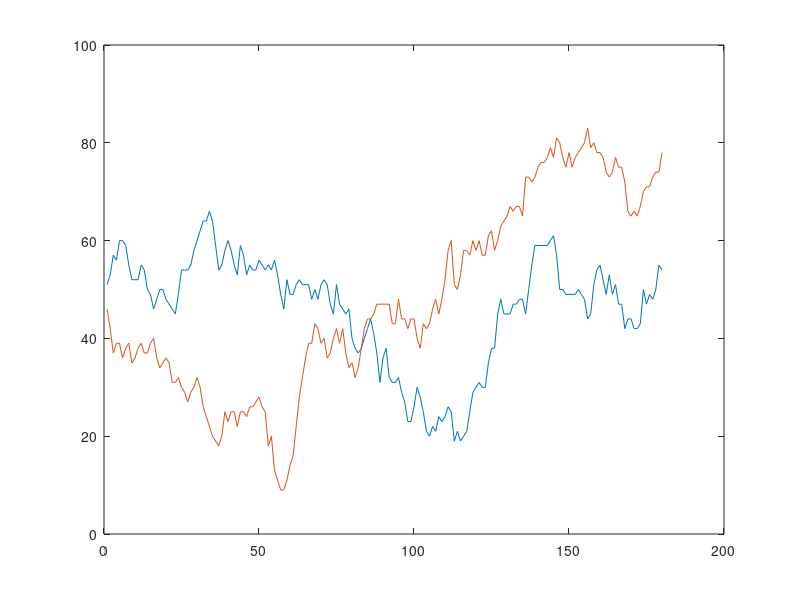

This figure's MATLAB source:
clear;
close all;

t = 180;
v = zeros(t,2);
decay = 0.9836;
%decay = 0.95;

theta = 50;
driftsigma = 2.8;

v(1,1) = round(normrnd(theta,4));
v(1,2) = round(normrnd(theta,4));

data = {};
count = 0;
valuediff = 30;
mintrials = 2;
vmin = 1;
vmax = 100;
go = 1;
while go
    for i = 1:t-1
        v1 = round(decay*(v(i,1) - theta) + theta + normrnd(0,driftsigma));
        v2 = round(decay*(v(i,2) - theta) + theta + normrnd(0,driftsigma));
        if v1 > vmax; v1 = vmax; elseif v1 < vmin; v1 = vmin; end
        if v2 > vmax; v2 = vmax; elseif v2 < vmin; v2 = vmin; end
        v(i+1,1) = v1;
        v(i+1,2) = v2;
    end
    
    
    idx1 = find((v(:,1)-v(:,2)) > valuediff);
    idx2 = find((v(:,1)-v(:,2)) < -valuediff);
    if ~isempty(idx1) && ~isempty(idx2)
        x1d = [diff(idx1) == 1; 0];
        numcells = sum(x1d==0);
        out1 = cell(1,numcells);
        indends = find(x1d == 0);
        ind = 1;
        for k = 1:numcells
            out1{k} = idx1(ind:indends(k));
            ind = indends(k)+1;
        end
        x2d = [diff(idx2) == 1; 0];
        numcells = sum(x2d==0);
        out2 = cell(1,numcells);
        indends = find(x2d == 0);
        ind = 1;
        for k = 1:numcells
            out2{k} = idx2(ind:indends(k));
            ind = indends(k)+1;
        end
        xx = corr(v);
        if (length(out1) > 1) && (length(out2) > 1) && (abs(xx(1,2)) < 0.2)
            i1_count = 0;
            for i1 = 1:length(out1)
                if length(out1{i1}) > mintrials
                    i1_count = i1_count + 1;
                end
            end
            i2_count = 0;
            for i2 = 1:length(out2)
                if length(out2{i2}) > mintrials
                    i2_count = i2_count + 1;
                end
            end
            
            if i1_count > 1 && i2_count > 1
                data = v;
                figure,plot(v)
                go = 0;
            end
        end
    end
end

%save('Vwalk_all_v1.mat','data')

%save('Vwalk_all_v2.mat','data')
